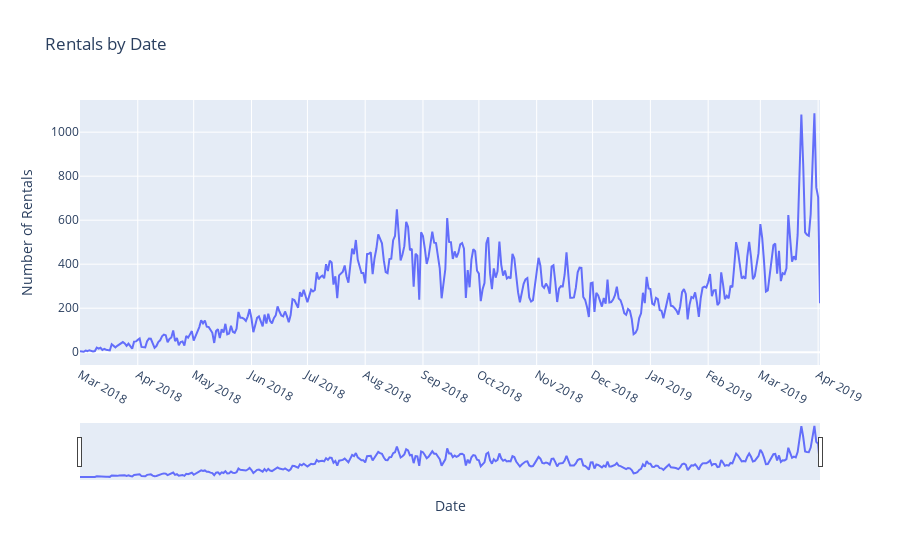

The cell this chart's notebook holds for it:
### Code cell
# Group by StartTime date (ignoring the time component) and count the rentals
daily_rentals = rentals.groupby(rentals['StartTime'].dt.date).size()

# Plotly interactive plot for Rentals by Date
fig2 = px.line(daily_rentals.reset_index(), x='StartTime', y=0, 
               labels={'0': 'Number of Rentals', 'StartTime': 'Date'},
               title='Rentals by Date')
fig2.update_xaxes(rangeslider_visible=True, tickmode='linear', dtick='M1')
# set size
fig3.update_layout(width= 1000,height=600)

fig2.show()

### Figure 1 — Plotly figure (JSON) as saved in the notebook; plotly's stock layout.template omitted (floating-point values rounded to 4 significant figures; data arrays with more than 128 entries replaced by an {"elided": "..."} marker saying what was removed)
{"data": [{"hovertemplate": "Date=%{x}<br>Number of Rentals=%{y}<extra></extra>", "legendgroup": "", "line": {"color": "#636efa", "dash": "solid"}, "marker": {"symbol": "circle"}, "mode": "lines", "name": "", "orientation": "v", "showlegend": false, "type": "scatter", "x": {"elided": "398 str values"}, "xaxis": "x", "y": {"elided": "398 int values"}, "yaxis": "y"}], "layout": {"legend": {"tracegroupgap": 0}, "title": {"text": "Rentals by Date"}, "xaxis": {"anchor": "y", "domain": [0, 1], "dtick": "M1", "rangeslider": {"visible": true}, "tickmode": "linear", "title": {"text": "Date"}}, "yaxis": {"anchor": "x", "domain": [0, 1], "title": {"text": "Number of Rentals"}}}}
